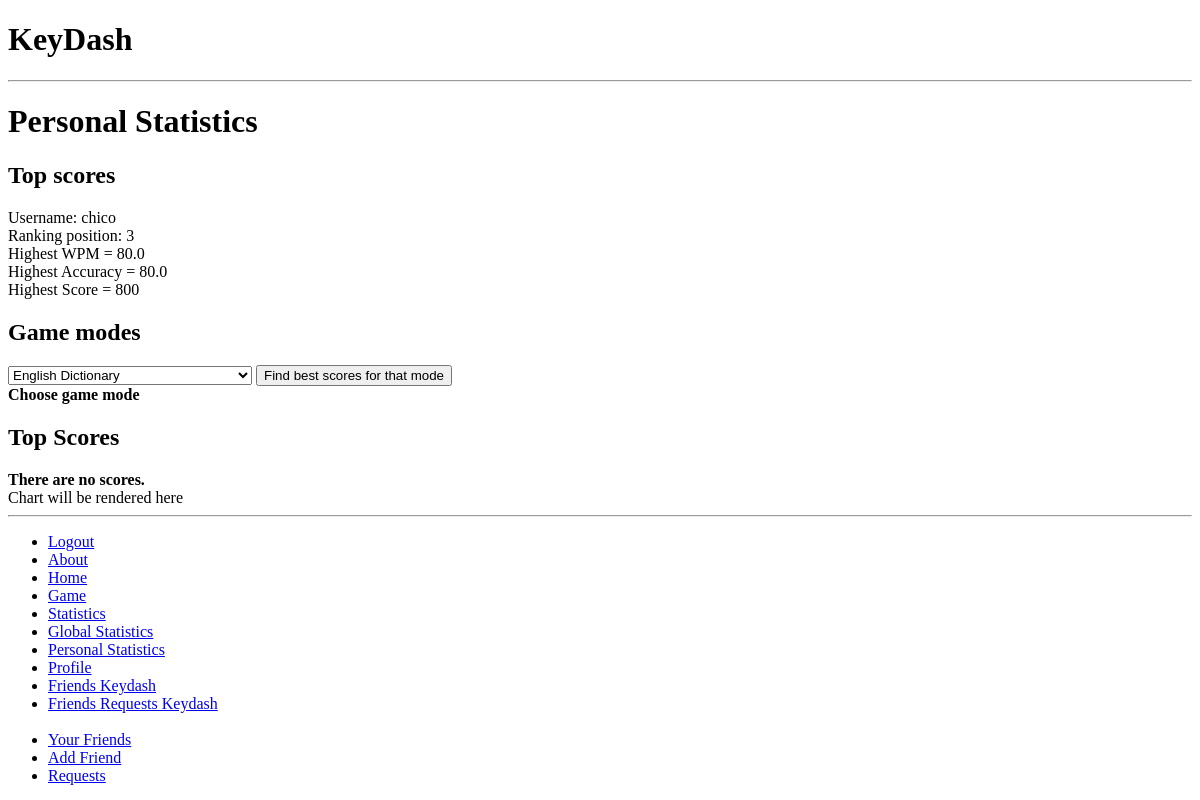
The page /keydash/statistics_personal (signed in) on the database as committed earlier.
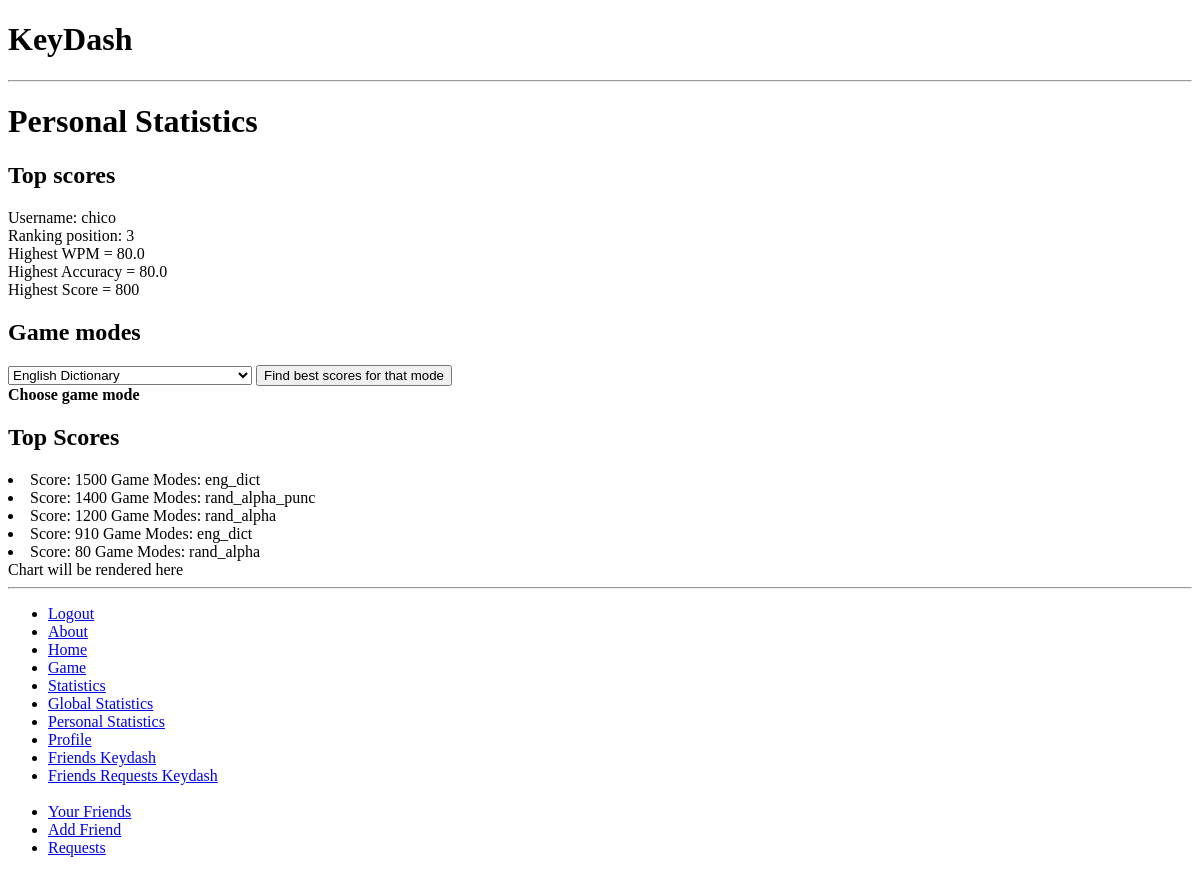
The same page on the database as committed later.
### keydash_app/models.py (models this page shows, shortened)
class Score(models.Model):
    user = models.ForeignKey(User)
    game = models.ForeignKey(Game)
    wpm = models.FloatField(default=0)
    accuracy = models.FloatField(default=0)
    score = models.IntegerField(default=0)
    date = models.DateTimeField(default=datetime.now, blank=True)

class Game(models.Model):
    game_mode = models.CharField(max_length=128)
    def __unicode__(self):
        return self.game_mode

### keydash_app/views.py (the view)
def statistics_personal(request):
    context_dict = {}
    user = request.user
    user_profile = UserProfile.objects.get(user = user)
    context_dict['user_profile'] = user_profile
    user_scores = Score.objects.filter(user = user).order_by('-score')
    context_dict['scores'] = user_scores
    if request.method == 'POST':
        game_mode = request.POST.get('dropdown_game_mode')
        game = Game.objects.get(game_mode = game_mode)
        context_dict.update( statistics_chart2(request, game) )
        user_scores_for_game_mode = Score.objects.filter(user = user, game = game).order_by('-score')
        context_dict.update( game_mode_readable_name(game))
        context_dict['user_scores_for_game_mode'] = user_scores_for_game_mode
    else:
        context_dict.update( statistics_chart(request) )
    return render(request, 'keydash_app/statistics_personal.html', context_dict)

### keydash_app/views.py (called while the page is built)
def statistics_chart(request):
    context_dict = {}
    user = request.user
    game_data = \
        DataPool(
           series=
            [{'options': {
               'source': Score.objects.filter(user = user)},
              'terms': [
                'id',
                'date',
                'score']}
             ])
    cht = Chart(
        datasource = game_data,
        series_options =
          [{'options':{
              'type': 'column',
              'stacking': True},
            'terms':{
              'id': [
                'score']
              }}],
        chart_options =
          {'title': {
               'text': 'Statistics'},
           'xAxis': {
                'title': {
                   'text': 'Games'}}})
    context_dict['chart'] = cht
    return context_dict

### templates/keydash_app/statistics_personal.html (shortened to what this page needs)
{% extends "keydash_app/base.html" %}
{% block body_block %}
    <h1>Personal Statistics</h1>
    <h2>Top scores</h2>
    Username: {{ user.username }} <br>
    Ranking position: {{ user_profile.ranking_position }} <br>
    Highest WPM = {{ user_profile.wpm_highest }} <br>
    Highest Accuracy = {{ user_profile.accuracy_highest }} <br>
    Highest Score = {{ user_profile.score_highest }} <br>
    <h2>Game modes</h2>
    <form action="" method="post">
        <select name="dropdown_game_mode">
            <option value="eng_dict">English Dictionary</option>
        </select>
        <input type="submit" value="Find best scores for that mode" />
    </form>
    {% if user_scores_for_game_mode %}
        Game Mode: {{ game_mode }}
        {% for score_game_mode in user_scores_for_game_mode %}
            <li>score: {{ score_game_mode.score }}</li>
        {% endfor %}
    {% else %}
        <strong>Choose game mode </strong>
    {% endif %}
    <br>
    <h2>Top Scores</h2>
    {% if scores %}
        {% for score in scores %}
            <li>Score: {{ score.score }} Game Modes: {{ score.game }}</li>
        {% endfor %}
    {% else %}
        <strong>There are no scores.</strong>
    {% endif %}
    {% load chartit %}
    <div id='container'> Chart will be rendered here </div>
{% endblock %}

Rows that differ between the two databases and show on the page:
added Score: score "1500", game "eng_dict"
added Score: score "1400", game "rand_alpha_punc"
added Score: score "1200", game "rand_alpha"
added Score: score "910", game "eng_dict"
added Score: score "80", game "rand_alpha"
Other text that changed with them:
text no longer shown: "There are no scores."
